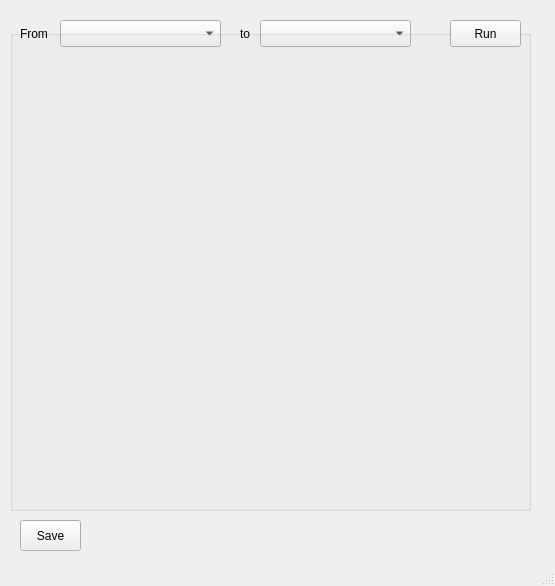
<?xml version="1.0" encoding="UTF-8"?>
<ui version="4.0">
 <class>PathFinder</class>
 <widget class="QMainWindow" name="PathFinder">
  <property name="geometry">
   <rect>
    <x>0</x>
    <y>0</y>
    <width>555</width>
    <height>586</height>
   </rect>
  </property>
  <property name="windowTitle">
   <string>MainWindow</string>
  </property>
  <widget class="QWidget" name="centralwidget">
   <widget class="QComboBox" name="SourceBox">
    <property name="geometry">
     <rect>
      <x>60</x>
      <y>20</y>
      <width>161</width>
      <height>27</height>
     </rect>
    </property>
   </widget>
   <widget class="QComboBox" name="DesBox">
    <property name="geometry">
     <rect>
      <x>260</x>
      <y>20</y>
      <width>151</width>
      <height>27</height>
     </rect>
    </property>
   </widget>
   <widget class="QGroupBox" name="DrawingArea">
    <property name="geometry">
     <rect>
      <x>10</x>
      <y>30</y>
      <width>521</width>
      <height>481</height>
     </rect>
    </property>
    <property name="title">
     <string/>
    </property>
   </widget>
   <widget class="QLabel" name="label">
    <property name="geometry">
     <rect>
      <x>20</x>
      <y>25</y>
      <width>32</width>
      <height>17</height>
     </rect>
    </property>
    <property name="text">
     <string>From</string>
    </property>
   </widget>
   <widget class="QLabel" name="label_2">
    <property name="geometry">
     <rect>
      <x>240</x>
      <y>25</y>
      <width>32</width>
      <height>17</height>
     </rect>
    </property>
    <property name="text">
     <string>to</string>
    </property>
   </widget>
   <widget class="QPushButton" name="RunBtn">
    <property name="geometry">
     <rect>
      <x>450</x>
      <y>20</y>
      <width>71</width>
      <height>27</height>
     </rect>
    </property>
    <property name="text">
     <string>Run</string>
    </property>
   </widget>
   <widget class="QPushButton" name="SaveBtn">
    <property name="geometry">
     <rect>
      <x>20</x>
      <y>520</y>
      <width>61</width>
      <height>31</height>
     </rect>
    </property>
    <property name="text">
     <string>Save</string>
    </property>
   </widget>
  </widget>
  <widget class="QStatusBar" name="statusbar"/>
 </widget>
 <resources/>
 <connections/>
</ui>
